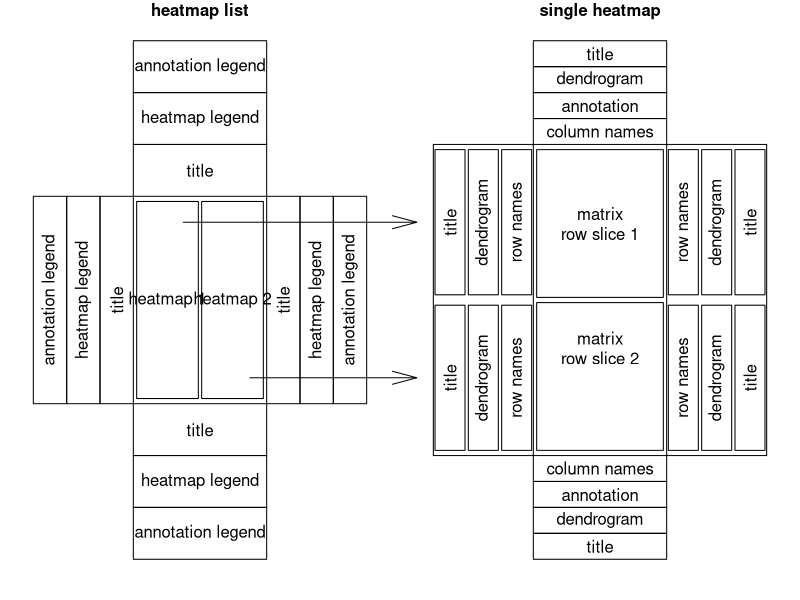

The R script that drew this image:


par(mfrow = c(1, 2))

par(mar = c(1, 1, 1, 1))
plot(NULL, xlim = c(0, 1), ylim = c(0, 1), ann = FALSE, axes = FALSE)

text = c("annotation legend", "heatmap legend", "title", "title", "heatmap legend", "annotation legend")
offset = c(0, 0.1, 0.2, 0.7, 0.8, 0.9)
for(i in seq_along(offset)) {
	rect(0 + offset[i], 0.3, 0.1 + offset[i], 0.7)
	text(0.05 + offset[i], 0.5, text[i], srt = 90)
}

text = c("annotation legend", "heatmap legend", "title", "title", "heatmap legend", "annotation legend")
offset = c(0, 0.1, 0.2, 0.7, 0.8, 0.9)
for(i in seq_along(offset)) {
	rect(0.3, 0 + offset[i], 0.7, 0.1 + offset[i])
	text(0.5, 0.05 + offset[i], text[i])
}

rect(0.31, 0.31, 0.495, 0.69)
text((0.31+0.495)/2, (0.31+0.69)/2, "heatmap 1")
rect(0.505, 0.31, 0.69, 0.69)
text((0.505+0.69)/2, (0.31+0.69)/2, "heatmap 2")

mtext("heatmap list", side = 3, font = 2)


par(mar = c(1, 1, 1, 1))
plot(NULL, xlim = c(0, 1), ylim = c(0, 1), ann = FALSE, axes = FALSE)

rect(0, 0.2, 0.3, 0.8)
text = c("title", "dendrogram", "row names", "row names", "dendrogram", "title")
offset = c(0, 0.1, 0.2, 0.7, 0.8, 0.9)
for(i in seq_along(offset)) {
	rect(0 + offset[i] + 0.005, 0.5+0.01, 0.1 + offset[i]-0.005, 0.8-0.01)
	text(0.05 + offset[i], 0.65, text[i], srt = 90)
}
rect(0.7, 0.2, 1, 0.8)
for(i in seq_along(offset)) {
	rect(0 + offset[i]+0.005, 0.2+0.01, 0.1 + offset[i]-0.005, 0.5-0.01)
	text(0.05 + offset[i], 0.35, text[i], srt = 90)
}

text = c("title", "dendrogram", "annotation", "column names", "column names", "annotation", "dendrogram", "title")
offset = c(0, 0.05, 0.1, 0.15, 0.8, 0.85, 0.9, 0.95)
for(i in seq_along(offset)) {
	rect(0.3, 0 + offset[i], 0.7, 0.05 + offset[i])
	text(0.5, 0.025 + offset[i], text[i])
}

rect(0.31, 0.505, 0.69, 0.79)
text(0.5, (0.505+0.79)/2, "matrix\nrow slice 1")

rect(0.31, 0.495, 0.69, 0.21)
text(0.5, (0.505+0.31)/2, "matrix\nrow slice 2")

mtext("single heatmap", side = 3, font = 2)

par(xpd = NA)

arrows(-0.75, 0.65, -0.05, 0.65, angle = 15)
arrows(-0.55, 0.35, -0.05, 0.35, angle = 15)

